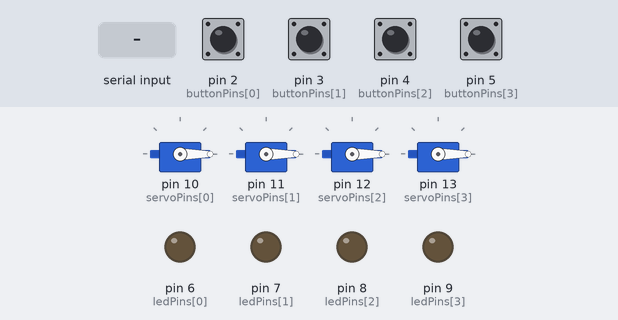
This sketch was run on a simulated Arduino Uno, built with avr-gcc and run on an emulated ATmega328P. Parts: 4 × servo, output pins drawn as LEDs (lit = HIGH). Inputs (shaded band) come from the test bench; at power-on: pin 2 (buttonPins[0]), pin 3 (buttonPins[1]), pin 4 (buttonPins[2]), pin 5 (buttonPins[3]) HIGH.

Above: at 1.2 s.
1.3 s: "LED_ON:\n" received over Serial
At 2.5 s:
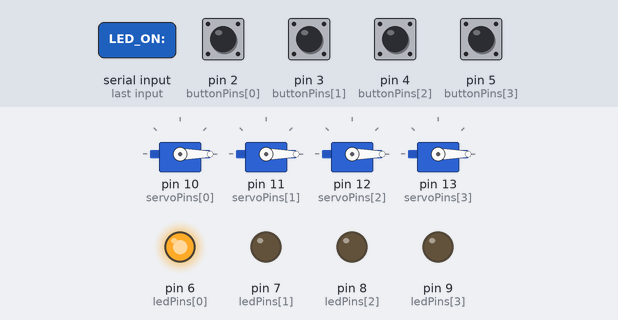
2.8 s: "ROTATE:\n" received over Serial
At 3.8 s:
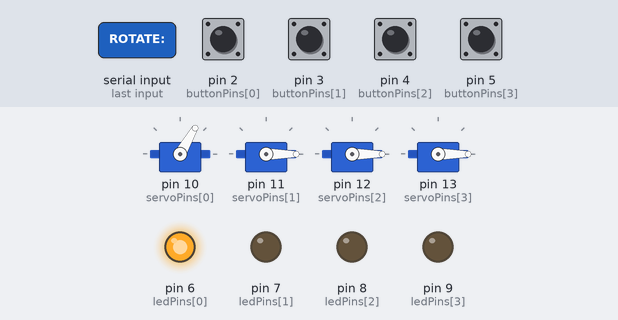
4.3 s: "LED_OFF:\n" received over Serial
At 5.0 s:
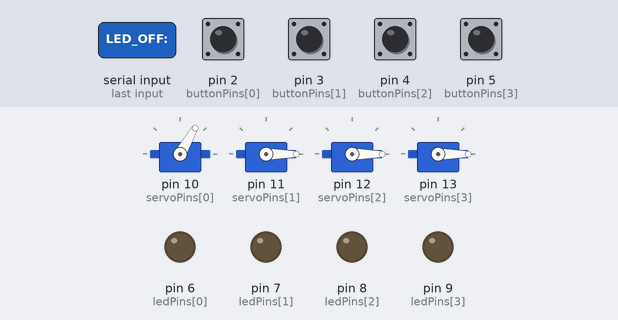
5.8 s: "ROTATE:,45\n" received over Serial
At 6.2 s:
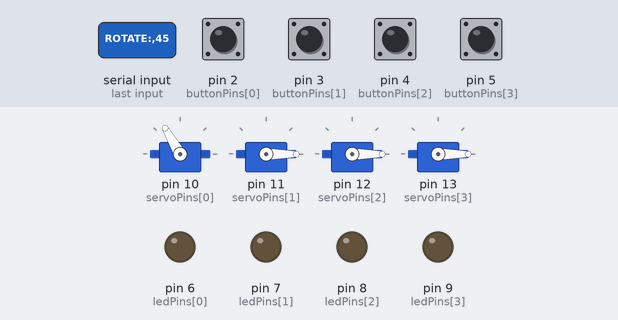
7.3 s: "LED_ON:,45\n" received over Serial
At 8.6 s:
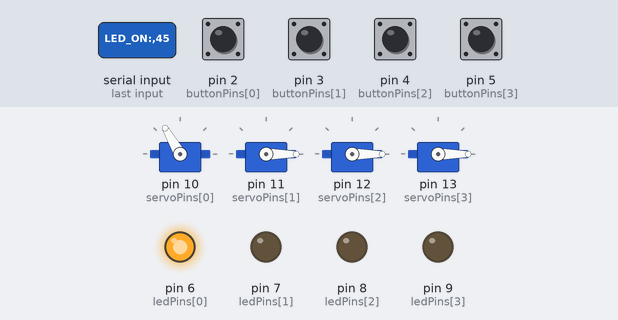
Timing chart, 0 to 10.3 s (numbered marks = the images above; inputs shaded):
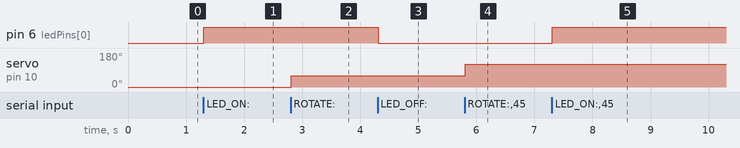

The sketch:

answer_questions_arduino.ino
```cpp
#include <Servo.h>

// Define the number of users
const int userCount = 4;  // Changed from 3 to 4

// Define pin arrays
const int buttonPins[] = {2, 3, 4, 5};   // Button pins for users 0 to 3
const int ledPins[] = {6, 7, 8, 9};      // LED pins for users 0 to 3
const int servoPins[] = {10, 11, 12, 13}; // Servo motor pins for users 0 to 3


Servo mouthServos[userCount];  // Array of servo objects

int buttonStates[userCount];     // Array of button states
int servoAngles[userCount];      // Array of servo angles

bool isLocked = false;           // Indicates whether the system is locked
int currentResponder = -1;       // Index of the current responder

void setup() {
  Serial.begin(9600);
  for (int i = 0; i < userCount; i++) {
    pinMode(buttonPins[i], INPUT_PULLUP);
    pinMode(ledPins[i], OUTPUT);
    mouthServos[i].attach(servoPins[i]);
    servoAngles[i] = 0;
    mouthServos[i].write(servoAngles[i]);
  }
}

void loop() {
  // Check buttons and servo states
  if (!isLocked) {
    for (int i = 0; i < userCount; i++) {
      // Check if the servo has already rotated to 180 degrees
      if (servoAngles[i] >= 180) {
        // User loses the right to answer, skip
        continue;
      }

      // Read button state
      buttonStates[i] = digitalRead(buttonPins[i]);
      if (buttonStates[i] == LOW) {
        // Button is pressed, send buzzer signal
        Serial.print("BUZZER:");
        Serial.println(i);
        currentResponder = i;  // Record the current responder
        isLocked = true;       // Lock the buzzer
        // Prevent repeated sending
        delay(500);
        break;  // Exit the loop to prevent multiple users from buzzing simultaneously
      }
    }
  }

  // Check for commands from Python
  if (Serial.available() > 0) {
    String command = Serial.readStringUntil('\n');
    // Parse the command
    if (command.startsWith("LED_ON:")) {
      int index = command.substring(7).toInt();
      if (index >= 0 && index < userCount) {
        digitalWrite(ledPins[index], HIGH);
      }
    } else if (command.startsWith("LED_OFF:")) {
      int index = command.substring(8).toInt();
      if (index >= 0 && index < userCount) {
        digitalWrite(ledPins[index], LOW);
      }
    } else if (command.startsWith("ROTATE:")) {
      int index = command.substring(7).toInt();
      if (index >= 0 && index < userCount) {
        servoAngles[index] += 60;
        if (servoAngles[index] > 180) servoAngles[index] = 180;
        mouthServos[index].write(servoAngles[index]);
      }
    } else if (command.startsWith("UNLOCK")) {
      isLocked = false;       // Unlock the buzzer
      currentResponder = -1;  // Reset the current responder
    }
  }
}
```

Measured:
- after the input at 1.3 s, pin 6 (ledPins[0]): LOW → HIGH at once
- after the input at 2.8 s, servo on pin 10 (servoPins[0]): 0° → 60° at once
- after the input at 4.3 s, pin 6 (ledPins[0]): HIGH → LOW at once
- after the input at 5.8 s, servo on pin 10 (servoPins[0]): 60° → 120° at once
- after the input at 7.3 s, pin 6 (ledPins[0]): LOW → HIGH at once
